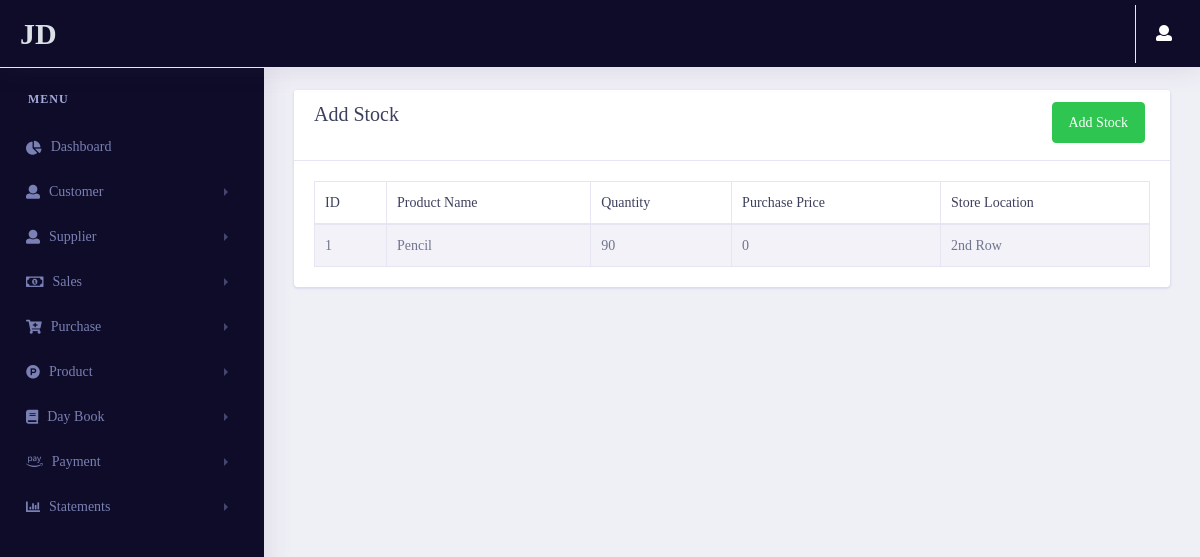
/statement/list_stock/ (signed in), run on an earlier commit of the app's database.
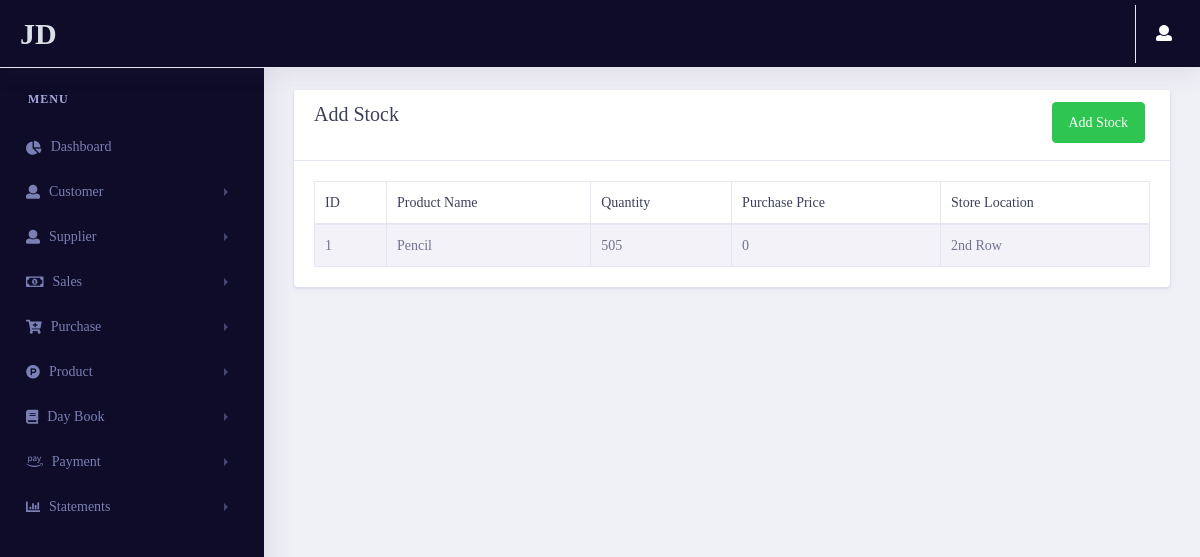
And on a later commit of the database.
### products/models.py (models this page shows, shortened)
class Stock_estimate(models.Model):
    product = models.OneToOneField(Product_estimate,on_delete=models.CASCADE)
    quantity = models.IntegerField(null=True,blank=True,default=0)
    purchase_price = models.IntegerField(null=True,blank=True,default=0)
    id = models.UUIDField(default=uuid.uuid4 , unique=True , primary_key=True , editable=False)
    class Meta:
        indexes = [models.Index(fields=('product' , 'id'))]

class Product_estimate(models.Model):
    product_name = models.CharField(max_length=100)
    product_categ = models.CharField(max_length=50)
    unit = models.CharField(max_length=50)
    selling_price = models.FloatField()
    store_location = models.CharField(max_length=50)
    supplier = models.ForeignKey(Supplier_estimate , on_delete=models.CASCADE , blank=True,null=True)
    minimum_stock=models.IntegerField()
    id = models.UUIDField(default=uuid.uuid4 , unique=True , primary_key=True , editable=False)
    def __str__(self):
        return self.product_name
    class Meta:
        indexes = [models.Index(fields=('product_name' , 'id' , 'supplier'))]

### statements/views.py (the view, shortened to what this page needs)
# urls.py: path('list_stock/',views.list_stock,name="list_stock"),
@login_required(login_url='login')
def list_stock(request):
    try:
        if request.user.groups.filter(name='Estimate').exists():
            stock_data = Stock_estimate.objects.all()
        if request.user.groups.filter(name='GST').exists():
            stock_data = Stock_gst.objects.all()
        context = {
            'stock_data' : stock_data
        }
        return render(request, 'statements/stock.html',context)
    except:
        return redirect('error404')

### pages/templatetags/user_auth.py (called while the page is built)
@register.filter(name='has_group')
def has_group(user, group_name):
    group = Group.objects.get(name=group_name)
    return True if group in user.groups.all() else False

### statements/templates/statements/stock.html (shortened to what this page needs)
{% extends 'pages/base.html' %}
{% load user_auth %}
{% load static %}
{% block content %}
<link rel="stylesheet" href="{% static 'vendor/bootstrap/css/bootstrap.min.css' %}">
<link href="{% static 'vendor/fonts/circular-std/style.css' %}" rel="stylesheet">
<link rel="stylesheet" href="{% static 'libs/css/style.css' %}">
<link rel="stylesheet" href="{% static 'vendor/fonts/fontawesome/css/fontawesome-all.css' %}">
<link rel="stylesheet" type="text/css" href="{% static 'vendor/datatables/css/dataTables.bootstrap4.css' %}">
{% if request.user|has_group:"Estimate" %}
<div class="row">
    <div class="col-xl-12 col-lg-12 col-md-12 col-sm-12 col-12">
        <div class="card">
            <div class="card-header">
                <h3 class="align-middle">Add Stock
                    <button type="submit" class="btn btn-space btn-success rounded float-right" data-toggle="modal" data-target="#exampleModal">
                        Add Stock
                    </button>
                </h3>
            </div>
            <div class="card-body">
                <div class="table-responsive">
                    <table class="table table-striped table-bordered first" id="example">
                        <thead>
                        <tr>
                            <th>ID</th>
                            <th>Product Name</th>
                            <th>Quantity</th>
                            <th>Purchase Price</th>
                            <th>Store Location</th>
                        </tr>
                        </thead>
                        <tbody>
                        {% for i in stock_data %}
                        <tr>
                            <td>{{forloop.counter}}</td>
                            <td>{{i.product}}</td>
                            <td>{{i.quantity}}</td>
                            <td>{{i.purchase_price}}</td>
                            <td>{{i.product.store_location}}</td>
                        </tr>
                        {% endfor %}
                        </tbody>
                    </table>
                </div>
            </div>
        </div>
    </div>
</div>
{% endif %}
{% endblock content %}

What changed in the data, as far as the page shows it:
changed Stock_estimate "Pencil": quantity "90" → "505"
